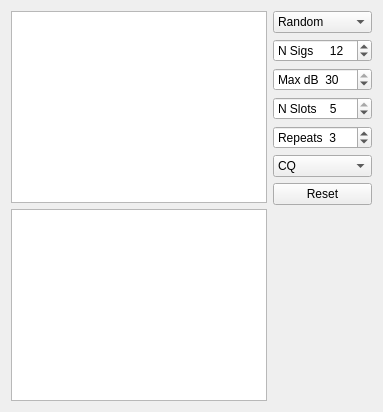
                 <widget class="QWidget" name="tab_3">
                  <attribute name="title">
                   <string>3</string>
                  </attribute>
                  <layout class="QGridLayout" name="gridLayout_11">
                   <item row="0" column="0">
                    <widget class="DisplayText" name="textBrowser3"/>
                   </item>
                   <item row="0" column="1" rowspan="2">
                    <layout class="QGridLayout" name="gridLayout_10">
                     <item row="5" column="0">
                      <widget class="QComboBox" name="comboBoxCQ">
                       <item>
                        <property name="text">
                         <string>CQ</string>
                        </property>
                       </item>
                       <item>
                        <property name="text">
                         <string>CQ AF</string>
                        </property>
                       </item>
                       <item>
                        <property name="text">
                         <string>CQ AN</string>
                        </property>
                       </item>
                       <item>
                        <property name="text">
                         <string>CQ AS</string>
                        </property>
                       </item>
                       <item>
                        <property name="text">
                         <string>CQ EU</string>
                        </property>
                       </item>
                       <item>
                        <property name="text">
                         <string>CQ NA</string>
                        </property>
                       </item>
                       <item>
                        <property name="text">
                         <string>CQ OC</string>
                        </property>
                       </item>
                       <item>
                        <property name="text">
                         <string>CQ SA</string>
                        </property>
                       </item>
                       <item>
                        <property name="text">
                         <string>CQ 0</string>
                        </property>
                       </item>
                       <item>
                        <property name="text">
                         <string>CQ 1</string>
                        </property>
                       </item>
                       <item>
                        <property name="text">
                         <string>CQ 2</string>
                        </property>
                       </item>
                       <item>
                        <property name="text">
                         <string>CQ 3</string>
                        </property>
                       </item>
                       <item>
                        <property name="text">
                         <string>CQ 4</string>
                        </property>
                       </item>
                       <item>
                        <property name="text">
                         <string>CQ 5</string>
                        </property>
                       </item>
                       <item>
                        <property name="text">
                         <string>CQ 6</string>
                        </property>
                       </item>
                       <item>
                        <property name="text">
                         <string>CQ 7</string>
                        </property>
                       </item>
                       <item>
                        <property name="text">
                         <string>CQ 8</string>
                        </property>
                       </item>
                       <item>
                        <property name="text">
                         <string>CQ 9</string>
                        </property>
                       </item>
                      </widget>
                     </item>
                     <item row="0" column="0">
                      <widget class="QComboBox" name="comboBoxFoxSort">
                       <property name="sizePolicy">
                        <sizepolicy hsizetype="Expanding" vsizetype="Fixed">
                         <horstretch>0</horstretch>
                         <verstretch>0</verstretch>
                        </sizepolicy>
                       </property>
                       <property name="maximumSize">
                        <size>
                         <width>16777215</width>
                         <height>16777215</height>
                        </size>
                       </property>
                       <property name="currentText">
                        <string>Random</string>
                       </property>
                       <property name="maxVisibleItems">
                        <number>5</number>
                       </property>
                       <item>
                        <property name="text">
                         <string>Random</string>
                        </property>
                       </item>
                       <item>
                        <property name="text">
                         <string>Call</string>
                        </property>
                       </item>
                       <item>
                        <property name="text">
                         <string>Grid</string>
                        </property>
                       </item>
                       <item>
                        <property name="text">
                         <string>S/N (dB)</string>
                        </property>
                       </item>
                       <item>
                        <property name="text">
                         <string>Distance</string>
                        </property>
                       </item>
                      </widget>
                     </item>
                     <item row="2" column="0">
                      <widget class="QSpinBox" name="sbMax_dB">
                       <property name="sizePolicy">
                        <sizepolicy hsizetype="Expanding" vsizetype="Fixed">
                         <horstretch>0</horstretch>
                         <verstretch>0</verstretch>
                        </sizepolicy>
                       </property>
                       <property name="maximumSize">
                        <size>
                         <width>16777215</width>
                         <height>16777215</height>
                        </size>
                       </property>
                       <property name="prefix">
                        <string>Max dB  </string>
                       </property>
                       <property name="minimum">
                        <number>-15</number>
                       </property>
                       <property name="maximum">
                        <number>30</number>
                       </property>
                       <property name="value">
                        <number>30</number>
                       </property>
                      </widget>
                     </item>
                     <item row="4" column="0">
                      <widget class="QSpinBox" name="sbMaxRepeats">
                       <property name="sizePolicy">
                        <sizepolicy hsizetype="Expanding" vsizetype="Fixed">
                         <horstretch>0</horstretch>
                         <verstretch>0</verstretch>
                        </sizepolicy>
                       </property>
                       <property name="maximumSize">
                        <size>
                         <width>16777215</width>
                         <height>16777215</height>
                        </size>
                       </property>
                       <property name="prefix">
                        <string>Repeats  </string>
                       </property>
                       <property name="minimum">
                        <number>0</number>
                       </property>
                       <property name="maximum">
                        <number>10</number>
                       </property>
                       <property name="value">
                        <number>3</number>
                       </property>
                      </widget>
                     </item>
                     <item row="1" column="0">
                      <widget class="QSpinBox" name="sbNsig">
                       <property name="sizePolicy">
                        <sizepolicy hsizetype="Expanding" vsizetype="Fixed">
                         <horstretch>0</horstretch>
                         <verstretch>0</verstretch>
                        </sizepolicy>
                       </property>
                       <property name="maximumSize">
                        <size>
                         <width>16777215</width>
                         <height>16777215</height>
                        </size>
                       </property>
                       <property name="prefix">
                        <string>N Sigs     </string>
                       </property>
                       <property name="minimum">
                        <number>5</number>
                       </property>
                       <property name="maximum">
                        <number>100</number>
                       </property>
                       <property name="value">
                        <number>12</number>
                       </property>
                      </widget>
                     </item>
                     <item row="7" column="0">
                      <spacer name="verticalSpacer_5">
                       <property name="orientation">
                        <enum>Qt::Vertical</enum>
                       </property>
                       <property name="sizeHint" stdset="0">
                        <size>
                         <width>20</width>
                         <height>40</height>
                        </size>
                       </property>
                      </spacer>
                     </item>
                     <item row="3" column="0">
                      <widget class="QSpinBox" name="sbNslots">
                       <property name="sizePolicy">
                        <sizepolicy hsizetype="Expanding" vsizetype="Fixed">
                         <horstretch>0</horstretch>
                         <verstretch>0</verstretch>
                        </sizepolicy>
                       </property>
                       <property name="maximumSize">
                        <size>
                         <width>16777215</width>
                         <height>16777215</height>
                        </size>
                       </property>
                       <property name="suffix">
                        <string/>
                       </property>
                       <property name="prefix">
                        <string>N Slots    </string>
                       </property>
                       <property name="minimum">
                        <number>1</number>
                       </property>
                       <property name="maximum">
                        <number>5</number>
                       </property>
                       <property name="value">
                        <number>5</number>
                       </property>
                      </widget>
                     </item>
                     <item row="6" column="0">
                      <widget class="QPushButton" name="pbFoxReset">
                       <property name="text">
                        <string>Reset</string>
                       </property>
                      </widget>
                     </item>
                    </layout>
                   </item>
                   <item row="1" column="0">
                    <widget class="DisplayText" name="textBrowser4"/>
                   </item>
                  </layout>
                 </widget>
